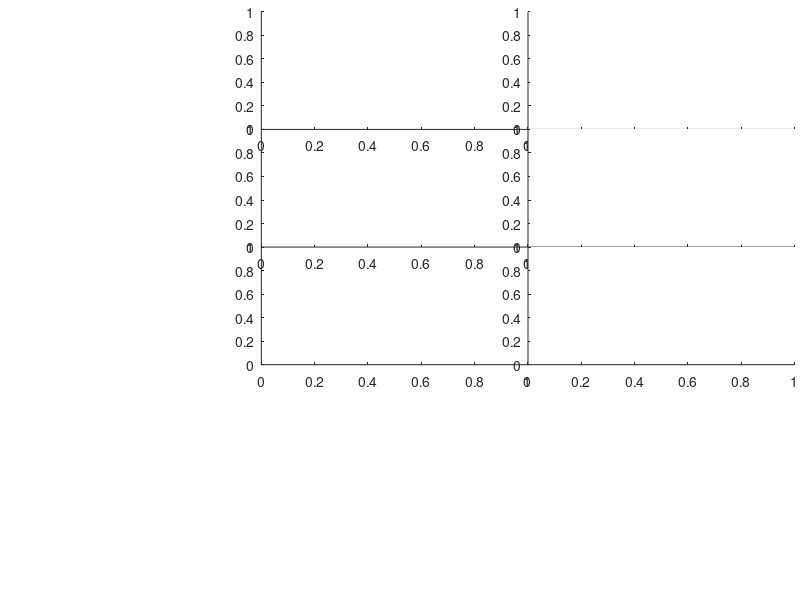

The MATLAB source for this figure: (Note: this script raises an error after producing the figure.)
close all;
clear all;

% Input the induced density file names as an array.
path = [];

% Update the frequencies as an array
freq = [];

labels =char("abcdefgh");
Q_size=size(path,1);
type = 3;

% Update the grid size and spacing
Gridsize = 60;
Spacing =0.5;

for q=1:Q_size

    if type==1 
        RI = 11.176;
        RO = 16;
        name = {'(a) thin nanoshell'}';
    elseif type==2
        RI = 9;
        RO = 15.07;
        name = {'(b) medium-sized nanoshell'};
    else
        RI = 4;
        RO = 14.03;
        name = {'(c) thick nanoshell'};
    end

    file = fopen(string(path(q)));
    tline = fgetl(file);
    i = 0;
    j = 1;
    while ischar(tline)
        i = i+1;
        try
            Density = strsplit(tline)
            X = cell2mat(Density(1));
            Y = cell2mat(Density(2));
            D = cell2mat(Density(3));
            x(j) = str2num(X);
            y(j) = str2num(Y);
            rho(j) = str2num(D);
            j = j+1;
        catch
        end
        tline = fgetl(file);
    end
    fclose(file);

    [X,Y] = meshgrid(-Gridsize:Spacing:Gridsize,-Gridsize:Spacing:Gridsize);
    Density = zeros(size(X,1),size(Y,1));
    for i=1:size(rho,2)
       x_index = round((x(i)+ Gridsize)/ Spacing) +1;
       y_index = round((y(i)+ Gridsize)/ Spacing) +1;
       Density(x_index,y_index)= rho(i);
    end


    V_induced = zeros(size(X,1),size(Y,1));
    for s=1:size(Density,1)
        for w=1:size(Density,1)
            V_induced(s,w)= 0;
            for e=1:size(Density,1)
                for r=1:size(Density,1)
                    if (s~=e && w~=r)
                            V_induced(s,w)= V_induced(s,w)+ Density(e,r)/(sqrt((s-e)^2+(w-r)^2))*Spacing^2;   
                    end
                end
            end
        end
    end

    subplot(4,2,q)
    PI(q)=sum(sum((abs(V_induced)).^2))/(sum(sum((abs(Density)).^2))*Spacing^2);
    RHO_induced(q) = sum(sum((abs(Density)).^2))*Spacing^2;
    induced_V(q) = sum(sum((abs(V_induced)).^2));

    pcolor(Y/RO,X/RO,Density)

    axis([-1.25 1.25 -1.25 1.25])
    caxis([-1e-5 1e-5])

    colormap(jet)
    shading interp
    box on

    syms a; syms b;
    hold on
    fimplicit(@(a,b) (a).^2+(b).^2-1.^2,'k--','MeshDensity',2000,'Linewidth',1)
    fimplicit(@(a,b) (a).^2+(b).^2-(RI/RO).^2,'k--','MeshDensity',2000,'Linewidth',1)


    set(gca, 'FontName', 'Arial')
    set(gca,'FontSize',10)
    box on
    grid off
    set(gca,'Linewidth',1)
    set(gca,'Layer','top')
    ylabel('')
    set(gca,'yticklabel',[])
    xlabel('')
    set(gca,'xticklabel',[])

    hold on
    txt = labels(q);
    text(-1,1,txt,'FontSize',10)
end

offest = 0.49;
yoffset = 0.5;

subplot(4,2,7)
set(gca,'units','inches','position',[offest,yoffset+0.0,0.5,0.5])
subplot(4,2,5)
set(gca,'units','inches','position',[offest,yoffset+0.5,0.5,0.5])
subplot(4,2,3)
set(gca,'units','inches','position',[offest,yoffset+1.0,0.5,0.5])
subplot(4,2,1)
set(gca,'units','inches','position',[offest,yoffset+1.5,0.5,0.5])

subplot(4,2,2)
set(gca,'units','inches','position',[offest+0.5,yoffset+1.5,0.5,0.5])
caxis([-0.75e-5 0.75e-5])
subplot(4,2,4)
set(gca,'units','inches','position',[offest+0.5,yoffset+1.0,0.5,0.5])
caxis([-0.5e-5 0.5e-5])
subplot(4,2,6)
set(gca,'units','inches','position',[offest+0.5,yoffset+0.5,0.5,0.5])


set(gcf,'units','inches','position',[5,5,1.5,2.55])
pause;


close all;
abspath = 'C:\Users\aper0034\Documents\thick\cross_section_vector_4';


files = dir(abspath);
color ={'r-','k-','b-'};
k =1;
filename=fullfile(path);

CSV1=readtable(filename);
CSV1.Properties.VariableNames{1} = 'omega';
CSV1.Properties.VariableNames{2} = 'x';
CSV1.Properties.VariableNames{5} = 'strength';

wavelength = 4.556335177e-8*1e9./CSV1.omega;
plot(wavelength ,CSV1.strength/max(CSV1.strength),'k', 'Linewidth',1)
hold on

xlabel('Wavelength (nm)')
ylabel('Plasmonicity Index (arb. units)')


axis([200 450 0 1.15])
set(gca,'FontSize',45)
stem(4.556335177e-8*1e9./freq,PI/max(PI),'diamondb','filled')
set(gcf,'units','inches','position',[5,5,2.15,2.65])

set(gca,'units','inches','position',[0.5,0.5,1.62,2])
set(gca, 'FontName', 'Arial')
set(gca,'FontSize',10)
box on
set(gca,'Linewidth',1)
text(4.556335177e-8*1e9./freq-11, PI/max(PI)-0.02, {'a','b','c','d','e','f','g'}, 'HorizontalAlignment','center', 'VerticalAlignment','bottom','FontName', 'Arial')
